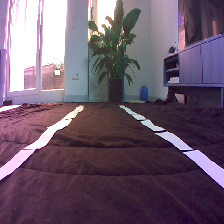
#> input picture ros/src/imx219_camera/imx219_camera/control_error_extractor/2_.png, 224 x 224 px
$ python control_error_extraction_pipeline.py
#> lines starting #> are read from the running program, lines starting #| are printed output that depends on the picture
import cv2
import numpy as np
import matplotlib.pyplot as plt


class MissingOperationInput(Exception):
    def __init__(self, missing_parameter_key, op_name):
        self.missing_parameter_key_ = missing_parameter_key
        self.op_name_ = op_name

class Operation:
    def _check_input(self, input, keys):
        for key in keys:
            if key not in input:
                raise MissingOperationInput(key, self.__class__.__name__)

    def _run(self, input):
        pass

    def run(self, input, visualizer=None):
        self._run(input)
        if (visualizer):
            visualizer.visualize(self.__class__.__name__, input)

class GetGrayscaleImageOp(Operation):
    def _run(self, input):
        self._check_input(input, ['bgr_image'])
        input['binary_image'] = cv2.cvtColor(input['bgr_image'], cv2.COLOR_BGR2GRAY)

class ApplyHistogramEqualizationOp(Operation):
    def _run(self, input):
        self._check_input(input, ['binary_image'])
        input['binary_image'] = cv2.equalizeHist(input['binary_image'])

class ApplyBinaryThresholdOp(Operation):
    def __init__(self , threshold):
        self.threshold_ = threshold

    def _run(self, input):
        self._check_input(input, ['binary_image'])
        _, input['binary_image'] = cv2.threshold(input['binary_image'], thresh=self.threshold_, maxval=255, type=cv2.THRESH_BINARY)

class MatplotlibVisualizer():
    def __init__(self):
        self.figure, self.subplots = plt.subplots(1, 3)

    def visualize(self, op_name, state):
        if op_name == 'GetGrayscaleImageOp':
            self.subplots[0].imshow(state['binary_image'], cmap='gray')
            self.subplots[0].set_title('grayscale')
        if op_name == 'ApplyHistogramEqualizationOp':
            self.subplots[1].imshow(state['binary_image'], cmap='gray')
            self.subplots[1].set_title('equalized_grayscale')
        if op_name == 'ApplyBinaryThresholdOp':
            self.subplots[2].imshow(state['binary_image'], cmap='gray')
            self.subplots[2].set_title('thresholded_grayscale')

    def show(self):
        plt.show()

class CentralLineExtractionPipeline:

    def __init__(self, ops):
        self.ops_ = ops

    def run(self, bgr_image, visualizer=None):
        input = {'bgr_image': bgr_image}
        for op in self.ops_:
            op.run(input, visualizer)
        # return input['cte_error']

if __name__ == '__main__':
    bgr_image = cv2.imread('2_.png')
#> bgr_image is the input picture: shape (224, 224, 3); mean B, G, R 108.7, 91, 109.6
    visualizer = MatplotlibVisualizer()
    pipeline = CentralLineExtractionPipeline([GetGrayscaleImageOp(), ApplyHistogramEqualizationOp(), ApplyBinaryThresholdOp(200)])
    pipeline.run(bgr_image, visualizer)
    visualizer.show()
#> in show, `plt.show()`:
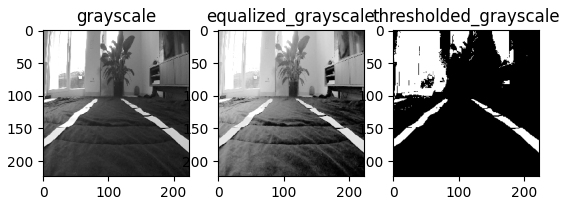
#> figure drawn by matplotlib, 3 panels
